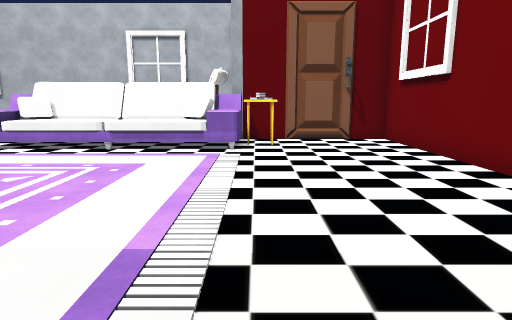
[1] (above)

16 first-person views from a walk through a 3-D level made in the Unity game engine. The camera is 1.4 m above the floor, tilts 10° down and sees 75° across. The floor is counted in squares, 1 m on a side. Each view is taken from the middle of a square. On the plan, view 1 faces up. The plan holds only what a view shows up to about 15 squares ahead; the rest is blank. Some animated figures are left out. Some surface patterns are stand-ins.

[2]
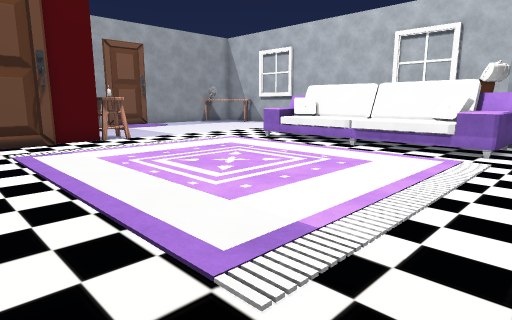

[3]
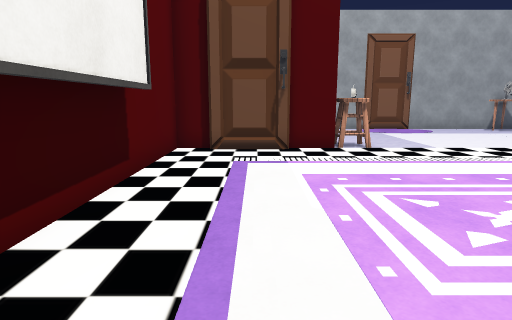

[4]
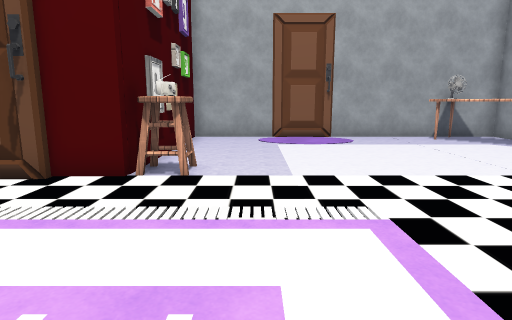

[5]
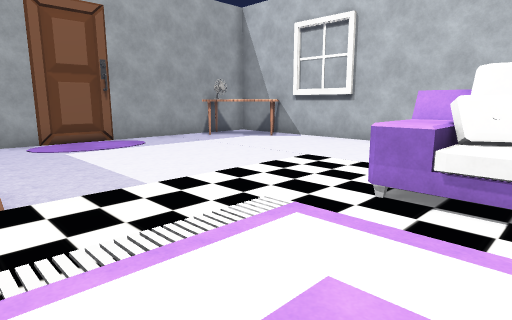

[6]
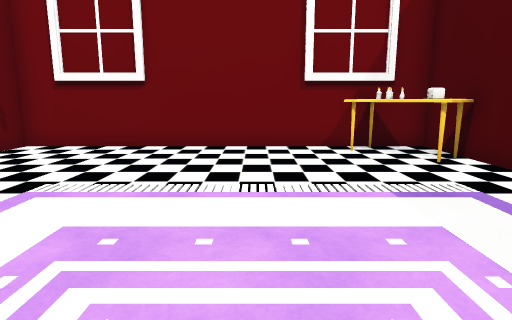

[7]
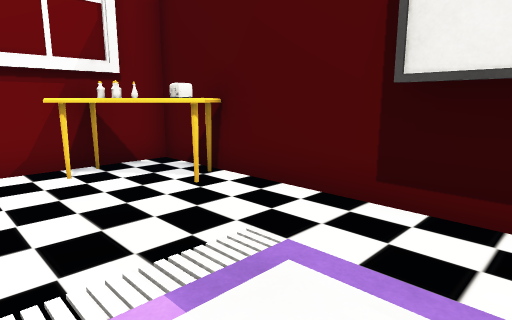

[8]
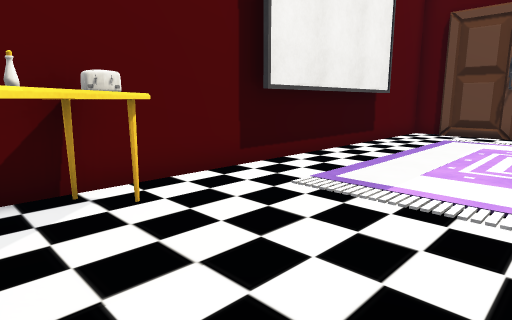

[9]
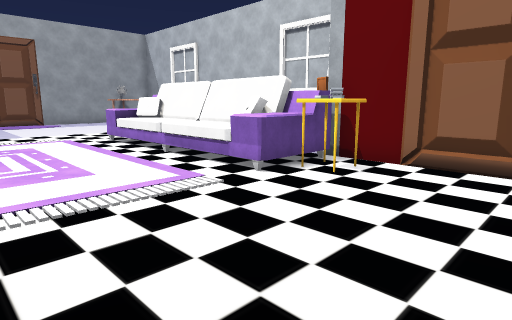

[10]
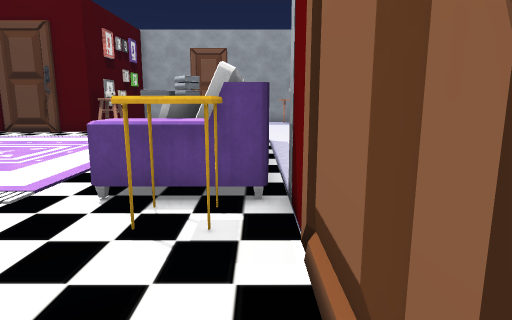

[11]
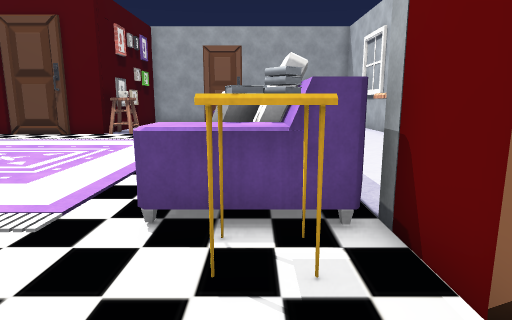

[12]
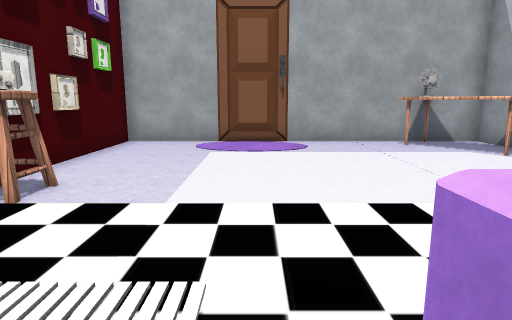

[13]
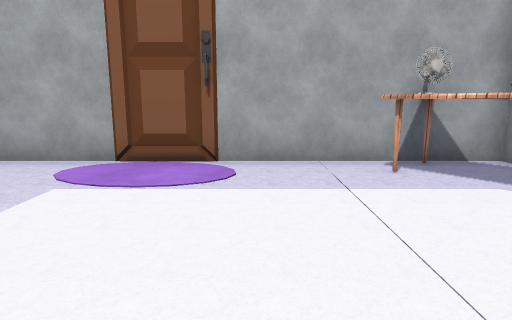

[14]
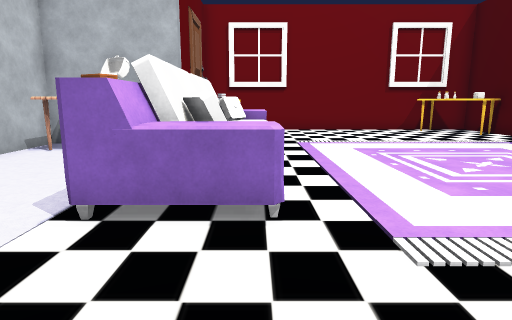

[15]
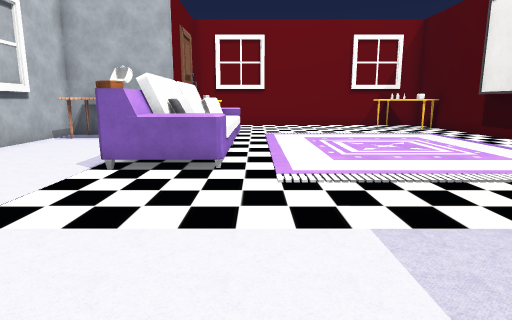

[16]
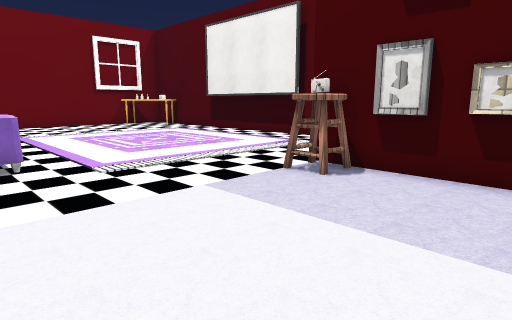

### Floor plan
Points are (right, up) in squares from view 1. A wall is a line through its corners. A room is listed if a view was taken in it or the views show most of it. See-through windows are left out.
Room 1 (views 1, 2, 3, 4, 5, 6, 7, 8, 9, 10, 11, 12, 13, 14, 15, 16)
walls: (-11.1, 3) (-11.1, 0.6); (-7.4, 0) (-1.3, 0); (-11.3, 0.6) (-11.3, -0.5) (4.8, -0.5) (4.8, 12.4) (-1, 12.4); (3.2, 12.5) (2.7, 12.4); (-18.7, 8.5) (-18.8, 8); (-18.8, 9.8) (-18.7, 9.3); (-18.8, 15.5) (-18.8, 4.5) (-11.3, 4.5) (-11.3, 3)
low walls: (-11.3, 2.6) (-11.3, 1)
objects: fan (-18, 14); table (-18, 14) to (-15, 15); radio (-12, 5); stool (-12, 6); other object (-8, 10) to (-1, 12); other object (-3, 13) to (-2, 13); other object (-3, 15); chest (-2, 14) to (-2, 15); other object (0, 11); other object (1, 11); table (2, 0) to (4, 2); toaster (2, 1)

Where each view was taken, in squares from view 1:
view 1: 0 up, 0 right, facing up
view 2: 0 up, 1 right, facing up-left
view 3: 2 up, 1 left, facing left
view 4: 7 up, 5 left, facing left
view 5: 5 up, 6 left, facing up-left
view 6: 5 up, 6 left, facing right
view 7: 4 up, 3 left, facing down-right
view 8: 5 up, 4 right, facing down-left
view 9: 5 up, 4 right, facing up-left
view 10: 12 up, 4 right, facing left
view 11: 11 up, 3 right, facing left
view 12: 9 up, 7 left, facing left
view 13: 11 up, 11 left, facing left
view 14: 10 up, 12 left, facing right
view 15: 9 up, 15 left, facing right
view 16: 11 up, 16 left, facing down-right
